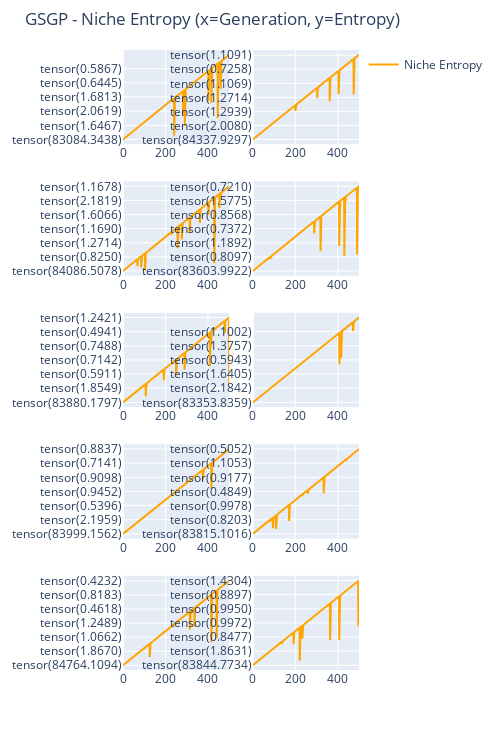

The code cell stored with this chart in its notebook:
### Code cell
niche_entropy(k_outer=10, model_name='GSGP')

### Figure 1 — Plotly figure (JSON) as saved in the notebook; plotly's stock layout.template omitted (floating-point values rounded to 4 significant figures; data arrays with more than 128 entries replaced by an {"elided": "..."} marker saying what was removed)
{"data": [{"line": {"color": "orange"}, "mode": "lines", "name": "Niche Entropy", "showlegend": true, "type": "scatter", "xaxis": "x", "y": {"elided": "501 str values"}, "yaxis": "y"}, {"line": {"color": "orange"}, "mode": "lines", "name": "Niche Entropy", "showlegend": false, "type": "scatter", "xaxis": "x2", "y": {"elided": "501 str values"}, "yaxis": "y2"}, {"line": {"color": "orange"}, "mode": "lines", "name": "Niche Entropy", "showlegend": false, "type": "scatter", "xaxis": "x3", "y": {"elided": "501 str values"}, "yaxis": "y3"}, {"line": {"color": "orange"}, "mode": "lines", "name": "Niche Entropy", "showlegend": false, "type": "scatter", "xaxis": "x4", "y": {"elided": "501 str values"}, "yaxis": "y4"}, {"line": {"color": "orange"}, "mode": "lines", "name": "Niche Entropy", "showlegend": false, "type": "scatter", "xaxis": "x5", "y": {"elided": "501 str values"}, "yaxis": "y5"}, {"line": {"color": "orange"}, "mode": "lines", "name": "Niche Entropy", "showlegend": false, "type": "scatter", "xaxis": "x6", "y": {"elided": "501 str values"}, "yaxis": "y6"}, {"line": {"color": "orange"}, "mode": "lines", "name": "Niche Entropy", "showlegend": false, "type": "scatter", "xaxis": "x7", "y": {"elided": "501 str values"}, "yaxis": "y7"}, {"line": {"color": "orange"}, "mode": "lines", "name": "Niche Entropy", "showlegend": false, "type": "scatter", "xaxis": "x8", "y": {"elided": "501 str values"}, "yaxis": "y8"}, {"line": {"color": "orange"}, "mode": "lines", "name": "Niche Entropy", "showlegend": false, "type": "scatter", "xaxis": "x9", "y": {"elided": "501 str values"}, "yaxis": "y9"}, {"line": {"color": "orange"}, "mode": "lines", "name": "Niche Entropy", "showlegend": false, "type": "scatter", "xaxis": "x10", "y": {"elided": "501 str values"}, "yaxis": "y10"}], "layout": {"height": 750, "margin": {"t": 50}, "title": {"text": "GSGP - Niche Entropy (x=Generation, y=Entropy)"}, "width": 500, "xaxis": {"anchor": "y", "domain": [0, 0.45]}, "xaxis10": {"anchor": "y10", "domain": [0.55, 1]}, "xaxis2": {"anchor": "y2", "domain": [0.55, 1]}, "xaxis3": {"anchor": "y3", "domain": [0, 0.45]}, "xaxis4": {"anchor": "y4", "domain": [0.55, 1]}, "xaxis5": {"anchor": "y5", "domain": [0, 0.45]}, "xaxis6": {"anchor": "y6", "domain": [0.55, 1]}, "xaxis7": {"anchor": "y7", "domain": [0, 0.45]}, "xaxis8": {"anchor": "y8", "domain": [0.55, 1]}, "xaxis9": {"anchor": "y9", "domain": [0, 0.45]}, "yaxis": {"anchor": "x", "domain": [0.848, 1]}, "yaxis10": {"anchor": "x10", "domain": [0, 0.152]}, "yaxis2": {"anchor": "x2", "domain": [0.848, 1]}, "yaxis3": {"anchor": "x3", "domain": [0.636, 0.788]}, "yaxis4": {"anchor": "x4", "domain": [0.636, 0.788]}, "yaxis5": {"anchor": "x5", "domain": [0.424, 0.576]}, "yaxis6": {"anchor": "x6", "domain": [0.424, 0.576]}, "yaxis7": {"anchor": "x7", "domain": [0.212, 0.364]}, "yaxis8": {"anchor": "x8", "domain": [0.212, 0.364]}, "yaxis9": {"anchor": "x9", "domain": [0, 0.152]}}}
